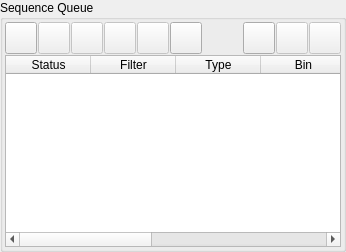
        <widget class="QGroupBox" name="groupBox">
         <property name="sizePolicy">
          <sizepolicy hsizetype="Expanding" vsizetype="Expanding">
           <horstretch>0</horstretch>
           <verstretch>0</verstretch>
          </sizepolicy>
         </property>
         <property name="title">
          <string>Sequence Queue</string>
         </property>
         <layout class="QVBoxLayout" name="verticalLayout_8">
          <property name="spacing">
           <number>1</number>
          </property>
          <property name="leftMargin">
           <number>2</number>
          </property>
          <property name="topMargin">
           <number>2</number>
          </property>
          <property name="rightMargin">
           <number>2</number>
          </property>
          <property name="bottomMargin">
           <number>2</number>
          </property>
          <item>
           <layout class="QHBoxLayout" name="horizontalLayout_14">
            <property name="spacing">
             <number>1</number>
            </property>
            <item>
             <widget class="QPushButton" name="addToQueueB">
              <property name="sizePolicy">
               <sizepolicy hsizetype="Fixed" vsizetype="Fixed">
                <horstretch>0</horstretch>
                <verstretch>0</verstretch>
               </sizepolicy>
              </property>
              <property name="minimumSize">
               <size>
                <width>32</width>
                <height>32</height>
               </size>
              </property>
              <property name="maximumSize">
               <size>
                <width>32</width>
                <height>32</height>
               </size>
              </property>
              <property name="text">
               <string/>
              </property>
              <attribute name="buttonGroup">
               <string notr="true">queueEditButtonGroup</string>
              </attribute>
             </widget>
            </item>
            <item>
             <widget class="QPushButton" name="removeFromQueueB">
              <property name="enabled">
               <bool>false</bool>
              </property>
              <property name="sizePolicy">
               <sizepolicy hsizetype="Fixed" vsizetype="Fixed">
                <horstretch>0</horstretch>
                <verstretch>0</verstretch>
               </sizepolicy>
              </property>
              <property name="minimumSize">
               <size>
                <width>32</width>
                <height>32</height>
               </size>
              </property>
              <property name="maximumSize">
               <size>
                <width>32</width>
                <height>32</height>
               </size>
              </property>
              <property name="text">
               <string/>
              </property>
              <attribute name="buttonGroup">
               <string notr="true">queueEditButtonGroup</string>
              </attribute>
             </widget>
            </item>
            <item>
             <widget class="QPushButton" name="queueUpB">
              <property name="enabled">
               <bool>false</bool>
              </property>
              <property name="sizePolicy">
               <sizepolicy hsizetype="Fixed" vsizetype="Fixed">
                <horstretch>0</horstretch>
                <verstretch>0</verstretch>
               </sizepolicy>
              </property>
              <property name="minimumSize">
               <size>
                <width>32</width>
                <height>32</height>
               </size>
              </property>
              <property name="maximumSize">
               <size>
                <width>32</width>
                <height>32</height>
               </size>
              </property>
              <property name="text">
               <string/>
              </property>
              <attribute name="buttonGroup">
               <string notr="true">queueEditButtonGroup</string>
              </attribute>
             </widget>
            </item>
            <item>
             <widget class="QPushButton" name="queueDownB">
              <property name="enabled">
               <bool>false</bool>
              </property>
              <property name="sizePolicy">
               <sizepolicy hsizetype="Fixed" vsizetype="Fixed">
                <horstretch>0</horstretch>
                <verstretch>0</verstretch>
               </sizepolicy>
              </property>
              <property name="minimumSize">
               <size>
                <width>32</width>
                <height>32</height>
               </size>
              </property>
              <property name="maximumSize">
               <size>
                <width>32</width>
                <height>32</height>
               </size>
              </property>
              <property name="text">
               <string/>
              </property>
              <attribute name="buttonGroup">
               <string notr="true">queueEditButtonGroup</string>
              </attribute>
             </widget>
            </item>
            <item>
             <widget class="QPushButton" name="resetB">
              <property name="enabled">
               <bool>false</bool>
              </property>
              <property name="sizePolicy">
               <sizepolicy hsizetype="Fixed" vsizetype="Fixed">
                <horstretch>0</horstretch>
                <verstretch>0</verstretch>
               </sizepolicy>
              </property>
              <property name="minimumSize">
               <size>
                <width>32</width>
                <height>32</height>
               </size>
              </property>
              <property name="maximumSize">
               <size>
                <width>32</width>
                <height>32</height>
               </size>
              </property>
              <property name="toolTip">
               <string>Reset status of all jobs</string>
              </property>
              <property name="text">
               <string/>
              </property>
              <attribute name="buttonGroup">
               <string notr="true">queueEditButtonGroup</string>
              </attribute>
             </widget>
            </item>
            <item>
             <widget class="QPushButton" name="observerB">
              <property name="minimumSize">
               <size>
                <width>32</width>
                <height>32</height>
               </size>
              </property>
              <property name="maximumSize">
               <size>
                <width>32</width>
                <height>32</height>
               </size>
              </property>
              <property name="toolTip">
               <string>Select Observer</string>
              </property>
              <property name="text">
               <string/>
              </property>
             </widget>
            </item>
            <item>
             <spacer name="horizontalSpacer">
              <property name="orientation">
               <enum>Qt::Horizontal</enum>
              </property>
              <property name="sizeHint" stdset="0">
               <size>
                <width>40</width>
                <height>20</height>
               </size>
              </property>
             </spacer>
            </item>
            <item>
             <widget class="QPushButton" name="queueLoadB">
              <property name="sizePolicy">
               <sizepolicy hsizetype="Fixed" vsizetype="Fixed">
                <horstretch>0</horstretch>
                <verstretch>0</verstretch>
               </sizepolicy>
              </property>
              <property name="minimumSize">
               <size>
                <width>32</width>
                <height>32</height>
               </size>
              </property>
              <property name="maximumSize">
               <size>
                <width>32</width>
                <height>32</height>
               </size>
              </property>
              <property name="text">
               <string/>
              </property>
              <attribute name="buttonGroup">
               <string notr="true">queueEditButtonGroup</string>
              </attribute>
             </widget>
            </item>
            <item>
             <widget class="QPushButton" name="queueSaveB">
              <property name="enabled">
               <bool>false</bool>
              </property>
              <property name="sizePolicy">
               <sizepolicy hsizetype="Fixed" vsizetype="Fixed">
                <horstretch>0</horstretch>
                <verstretch>0</verstretch>
               </sizepolicy>
              </property>
              <property name="minimumSize">
               <size>
                <width>32</width>
                <height>32</height>
               </size>
              </property>
              <property name="maximumSize">
               <size>
                <width>32</width>
                <height>32</height>
               </size>
              </property>
              <property name="text">
               <string/>
              </property>
              <attribute name="buttonGroup">
               <string notr="true">queueEditButtonGroup</string>
              </attribute>
             </widget>
            </item>
            <item>
             <widget class="QPushButton" name="queueSaveAsB">
              <property name="enabled">
               <bool>false</bool>
              </property>
              <property name="sizePolicy">
               <sizepolicy hsizetype="Fixed" vsizetype="Fixed">
                <horstretch>0</horstretch>
                <verstretch>0</verstretch>
               </sizepolicy>
              </property>
              <property name="minimumSize">
               <size>
                <width>32</width>
                <height>32</height>
               </size>
              </property>
              <property name="maximumSize">
               <size>
                <width>32</width>
                <height>32</height>
               </size>
              </property>
              <property name="text">
               <string/>
              </property>
              <attribute name="buttonGroup">
               <string notr="true">queueEditButtonGroup</string>
              </attribute>
             </widget>
            </item>
           </layout>
          </item>
          <item>
           <widget class="QTableWidget" name="queueTable">
            <property name="sizePolicy">
             <sizepolicy hsizetype="MinimumExpanding" vsizetype="MinimumExpanding">
              <horstretch>0</horstretch>
              <verstretch>0</verstretch>
             </sizepolicy>
            </property>
            <property name="horizontalScrollBarPolicy">
             <enum>Qt::ScrollBarAsNeeded</enum>
            </property>
            <property name="selectionBehavior">
             <enum>QAbstractItemView::SelectRows</enum>
            </property>
            <attribute name="horizontalHeaderDefaultSectionSize">
             <number>85</number>
            </attribute>
            <attribute name="horizontalHeaderMinimumSectionSize">
             <number>30</number>
            </attribute>
            <column>
             <property name="text">
              <string>Status</string>
             </property>
            </column>
            <column>
             <property name="text">
              <string>Filter</string>
             </property>
            </column>
            <column>
             <property name="text">
              <string>Type</string>
             </property>
            </column>
            <column>
             <property name="text">
              <string>Bin</string>
             </property>
            </column>
            <column>
             <property name="text">
              <string>Exp</string>
             </property>
            </column>
            <column>
             <property name="text">
              <string>ISO</string>
             </property>
            </column>
            <column>
             <property name="text">
              <string>Count</string>
             </property>
            </column>
           </widget>
          </item>
         </layout>
        </widget>
